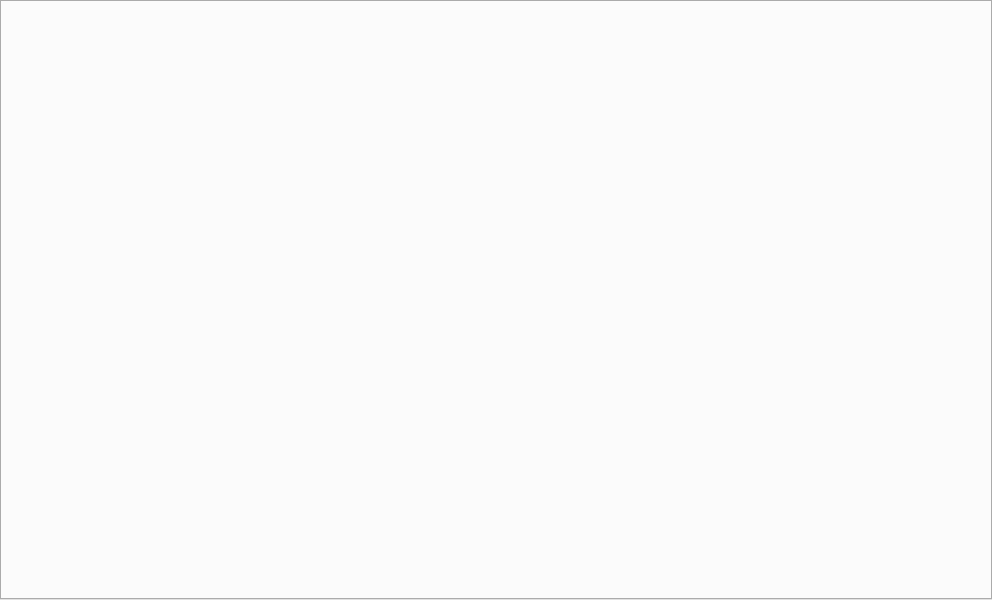
<?xml version="1.0" encoding="UTF-8"?>
<ui version="4.0">
 <class>Widget</class>
 <widget class="QWidget" name="Widget">
  <property name="geometry">
   <rect>
    <x>0</x>
    <y>0</y>
    <width>992</width>
    <height>600</height>
   </rect>
  </property>
  <property name="windowTitle">
   <string>Widget</string>
  </property>
  <layout class="QGridLayout" name="gridLayout">
   <property name="leftMargin">
    <number>0</number>
   </property>
   <property name="topMargin">
    <number>0</number>
   </property>
   <property name="rightMargin">
    <number>0</number>
   </property>
   <property name="bottomMargin">
    <number>0</number>
   </property>
   <property name="spacing">
    <number>0</number>
   </property>
   <item row="0" column="0">
    <widget class="QTabWidget" name="tabWidget">
     <property name="currentIndex">
      <number>-1</number>
     </property>
    </widget>
   </item>
  </layout>
 </widget>
 <resources/>
 <connections/>
</ui>
